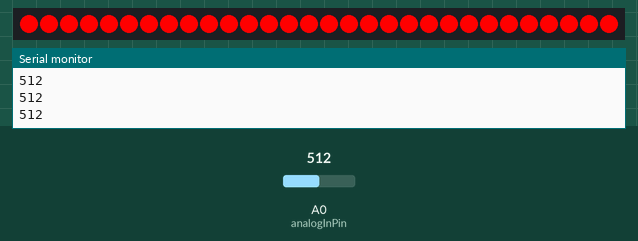
Bench run of a sketch on a simulated Arduino Uno, built with avr-gcc and run on an emulated ATmega328P. On the bench: 30 RGB LEDs in strip order, left to right, the last lines printed to the serial monitor. The inputs (shaded band) are chosen by the test bench; at power-on: A0 (analogInPin) = 512. Dim RGB values are drawn brighter than linear.

Above: at 1.2 s.
1.3 s: A0 (analogInPin) set to 20
At 1.7 s:
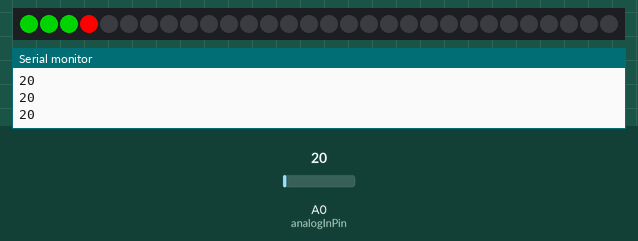
2.8 s: A0 (analogInPin) set to 0
4.3 s: A0 (analogInPin) set to 40
At 4.8 s:
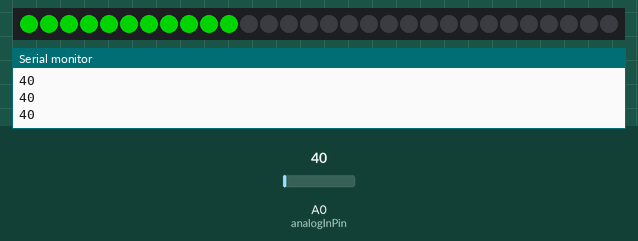
5.8 s: A0 (analogInPin) set to 122
At 6.3 s:
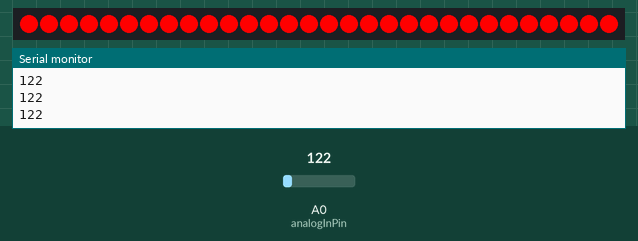
Timing chart, 0 to 8.3 s (numbered marks = the images above; inputs shaded):
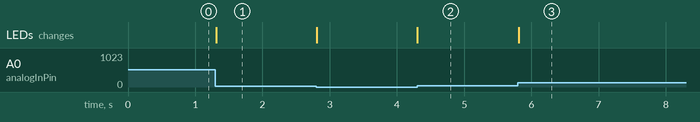

The sketch:

analogcontrol1.ino
```cpp
#include <Adafruit_NeoPixel.h>
#include "WS2812_Definitions.h"
#define PIN 4
#define LED_COUNT 30
Adafruit_NeoPixel leds = Adafruit_NeoPixel(LED_COUNT, PIN, NEO_GRB + NEO_KHZ800);
const int analogInPin = A0;
int sensorValue = 0;
int ledCount = 0;

void setup()
{
  // put your setup code here, to run once:
  leds.begin();
  Serial.begin(115200);
}

void loop()
{
  // put your main code here, to run repeatedly:
  sensorValue = analogRead(analogInPin);
  ledCount = map(sensorValue, 10, 90, 0, 30);
  if (ledCount < 30)
  {
    for (int i = 0; i < ledCount; i++)
    {
      leds.setPixelColor(i, GREEN);
    }
    for (int j = ledCount + 1; j < 30; j++)
    {
      leds.setPixelColor(j, BLACK);
    }
  }
  if (ledCount > 30)
  {
    for (int k = 0; k < 30; k++)
    {
      leds.setPixelColor(k, RED);
    }
  }
  leds.show();
  Serial.println(sensorValue);
  delay(10);
}
```

WS2812_Definitions.h
```cpp
/*
  Bunches of definitions for the WS2812 Breakout Board example code

*/

// These are for the cascade function
#define TOP_DOWN 0
#define DOWN_TOP 1

/* A world of colors to set your LED to
  Standard HTML Color Codes sorted by Hex Value
    to see the colors in action, check out:
   http://www.w3schools.com/html/html_colorvalues.asp */

#define BLACK			0x000000
#define NAVY			0x000080
#define DARKBLUE		0x00008B
#define MEDIUMBLUE		0x0000CD
#define BLUE			0x0000FF
#define DARKGREEN		0x006400
#define GREEN			0x008000
#define TEAL			0x008080
#define DARKCYAN		0x008B8B
#define DEEPSKYBLUE		0x00BFFF
#define DARKTURQUOISE		0x00CED1
#define MEDIUMSPRINGGREEN	0x00FA9A
#define LIME			0x00FF00
#define SPRINGGREEN		0x00FF7F
#define AQUA			0x00FFFF
#define CYAN			0x00FFFF
#define MIDNIGHTBLUE		0x191970
#define DODGERBLUE		0x1E90FF
#define LIGHTSEAGREEN		0x20B2AA
#define FORESTGREEN		0x228B22
#define SEAGREEN		0x2E8B57
#define DARKSLATEGRAY		0x2F4F4F
#define LIMEGREEN		0x32CD32
#define MEDIUMSEAGREEN		0x3CB371
#define TURQUOISE		0x40E0D0
#define ROYALBLUE		0x4169E1
#define STEELBLUE		0x4682B4
#define DARKSLATEBLUE		0x483D8B
#define MEDIUMTURQUOISE		0x48D1CC
#define INDIGO 			0x4B0082
#define DARKOLIVEGREEN		0x556B2F
#define CADETBLUE		0x5F9EA0
#define CORNFLOWERBLUE		0x6495ED
#define MEDIUMAQUAMARINE	0x66CDAA
#define DIMGRAY			0x696969
#define SLATEBLUE		0x6A5ACD
#define OLIVEDRAB		0x6B8E23
#define SLATEGRAY		0x708090
#define LIGHTSLATEGRAY		0x778899
#define MEDIUMSLATEBLUE		0x7B68EE
#define LAWNGREEN		0x7CFC00
#define CHARTREUSE		0x7FFF00
#define AQUAMARINE		0x7FFFD4
#define MAROON			0x800000
#define PURPLE			0x800080
#define OLIVE			0x808000
#define GRAY			0x808080
#define SKYBLUE			0x87CEEB
#define LIGHTSKYBLUE		0x87CEFA
#define BLUEVIOLET		0x8A2BE2
#define DARKRED			0x8B0000
#define DARKMAGENTA		0x8B008B
#define SADDLEBROWN		0x8B4513
#define DARKSEAGREEN		0x8FBC8F
#define LIGHTGREEN		0x90EE90
#define MEDIUMPURPLE		0x9370DB
#define DARKVIOLET		0x9400D3
#define PALEGREEN		0x98FB98
#define DARKORCHID		0x9932CC
#define YELLOWGREEN		0x9ACD32
#define SIENNA			0xA0522D
#define BROWN			0xA52A2A
#define DARKGRAY		0xA9A9A9
#define LIGHTBLUE		0xADD8E6
#define GREENYELLOW		0xADFF2F
#define PALETURQUOISE	        0xAFEEEE
#define LIGHTSTEELBLUE		0xB0C4DE
#define POWDERBLUE		0xB0E0E6
#define FIREBRICK		0xB22222
#define DARKGOLDENROD		0xB8860B
#define MEDIUMORCHID		0xBA55D3
#define ROSYBROWN		0xBC8F8F
#define DARKKHAKI		0xBDB76B
#define SILVER			0xC0C0C0
#define MEDIUMVIOLETRED	        0xC71585
#define INDIANRED 		0xCD5C5C
#define PERU			0xCD853F
#define CHOCOLATE		0xD2691E
#define TAN			0xD2B48C
#define LIGHTGRAY		0xD3D3D3
#define THISTLE			0xD8BFD8
#define ORCHID			0xDA70D6
#define GOLDENROD		0xDAA520
#define PALEVIOLETRED		0xDB7093
#define CRIMSON			0xDC143C
#define GAINSBORO		0xDCDCDC
#define PLUM			0xDDA0DD
#define BURLYWOOD		0xDEB887
#define LIGHTCYAN		0xE0FFFF
#define LAVENDER		0xE6E6FA
#define DARKSALMON		0xE9967A
#define VIOLET			0xEE82EE
#define PALEGOLDENROD		0xEEE8AA
#define LIGHTCORAL		0xF08080
#define KHAKI			0xF0E68C
#define ALICEBLUE		0xF0F8FF
#define HONEYDEW		0xF0FFF0
#define AZURE			0xF0FFFF
#define SANDYBROWN		0xF4A460
#define WHEAT			0xF5DEB3
#define BEIGE			0xF5F5DC
#define WHITESMOKE		0xF5F5F5
#define MINTCREAM		0xF5FFFA
#define GHOSTWHITE		0xF8F8FF
#define SALMON			0xFA8072
#define ANTIQUEWHITE		0xFAEBD7
#define LINEN			0xFAF0E6
#define LIGHTGOLDENRODYELLOW	0xFAFAD2
#define OLDLACE			0xFDF5E6
#define RED			0xFF0000
#define FUCHSIA			0xFF00FF
#define MAGENTA			0xFF00FF
#define DEEPPINK		0xFF1493
#define ORANGERED		0xFF4500
#define TOMATO			0xFF6347
#define HOTPINK			0xFF69B4
#define CORAL			0xFF7F50
#define DARKORANGE		0xFF8C00
#define LIGHTSALMON		0xFFA07A
#define ORANGE			0xFFA500
#define LIGHTPINK		0xFFB6C1
#define PINK			0xFFC0CB
#define GOLD			0xFFD700
#define PEACHPUFF		0xFFDAB9
#define NAVAJOWHITE		0xFFDEAD
#define MOCCASIN		0xFFE4B5
#define BISQUE			0xFFE4C4
#define MISTYROSE		0xFFE4E1
#define BLANCHEDALMOND		0xFFEBCD
#define PAPAYAWHIP		0xFFEFD5
#define LAVENDERBLUSH		0xFFF0F5
#define SEASHELL		0xFFF5EE
#define CORNSILK		0xFFF8DC
#define LEMONCHIFFON		0xFFFACD
#define FLORALWHITE		0xFFFAF0
#define SNOW			0xFFFAFA
#define YELLOW			0xFFFF00
#define LIGHTYELLOW		0xFFFFE0
#define IVORY			0xFFFFF0
#define WHITE			0xFFFFFF
```

Measured:
- after the input at 1.3 s, the LEDs: change at once (image 1)
- after the input at 4.3 s, the LEDs: change at once (image 2)
- after the input at 5.8 s, the LEDs: change at once (image 3)
